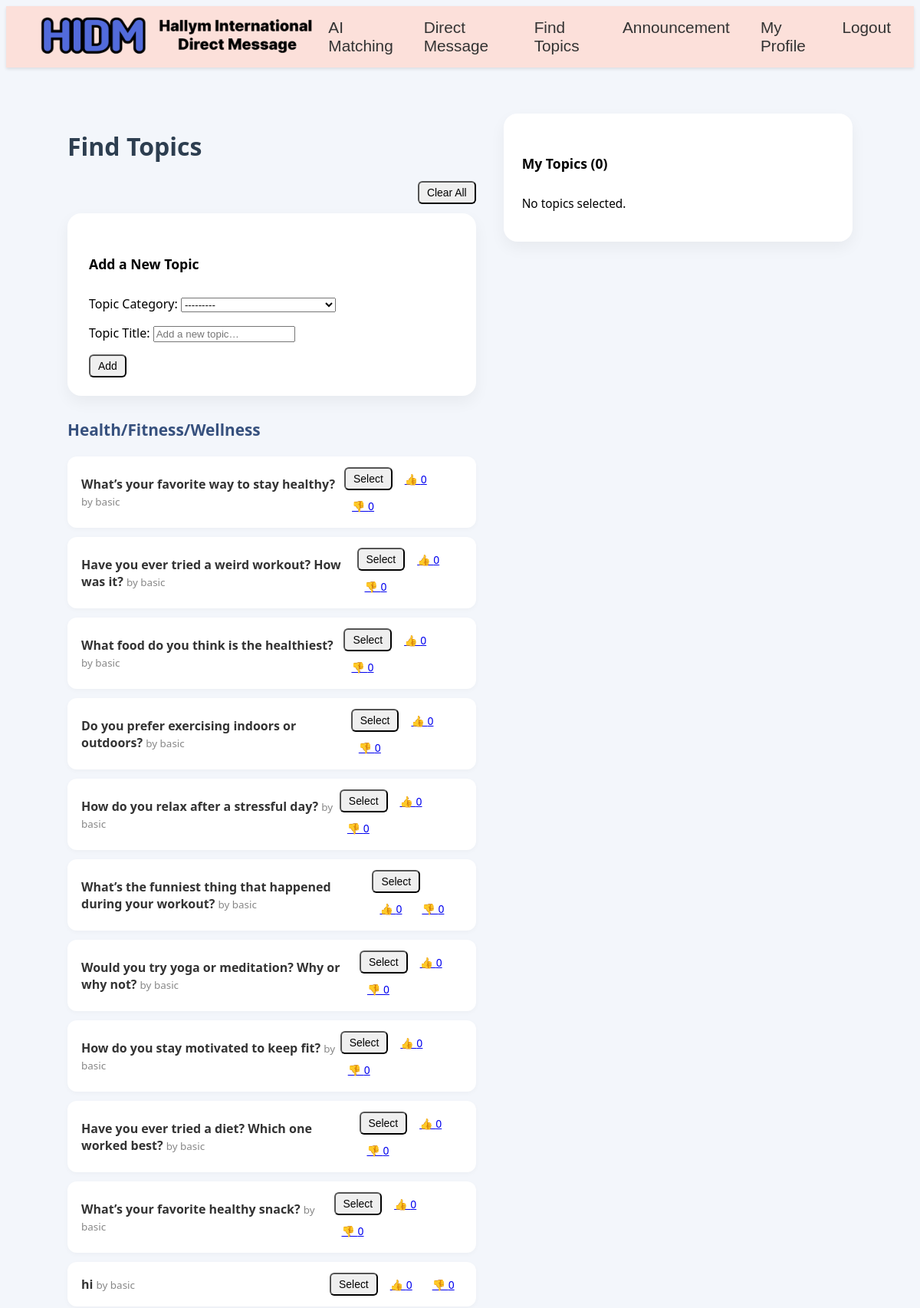
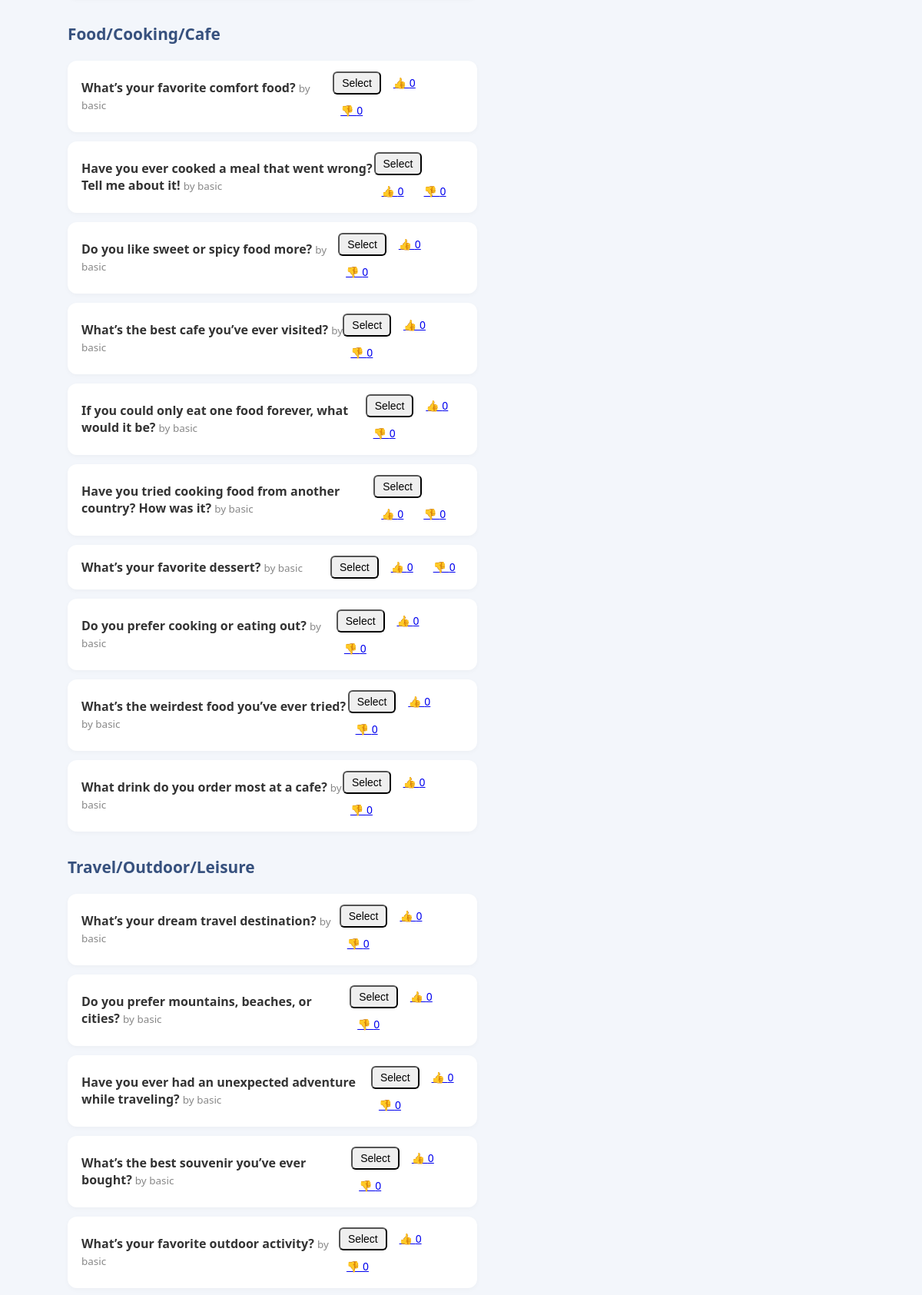
The page /accounts/find-topics/ (signed in, upper part) on the database its author committed (2 pictures, top to bottom).
### accounts/models.py (models this page shows, shortened)
class Category(models.Model):
    name = models.CharField(max_length=100)
    slug = models.SlugField(unique=True)
    def __str__(self):
        return self.name

class Topic(models.Model):
    category = models.ForeignKey(
        Category,
        on_delete=models.CASCADE,
        related_name='topics'
    )
    title = models.CharField(max_length=200)
    created_by = models.ForeignKey(
        User,
        on_delete=models.SET_NULL,
        null=True, blank=True
    )
    created_at = models.DateTimeField(auto_now_add=True, null=True)
    upvotes = models.ManyToManyField(
        User,
        related_name='upvoted_topics',
        blank=True
    )
    downvotes = models.ManyToManyField(
        User,
        related_name='downvoted_topics',
        blank=True
    )
    @property
    def score(self):
        return self.upvotes.count() - self.downvotes.count()

### accounts/views.py (the view, shortened to what this page needs)
# urls.py: path('find-topics/', views.find_topics, name='find_topics'),
@login_required
def find_topics(request):
    categories  = Category.objects.prefetch_related('topics').all()
    user_topics = request.user.userprofile.selected_topics.all()
    form = TopicForm()
    return render(request, 'topics/find_topics.html', {
        'categories':  categories,
        'user_topics': user_topics,
        'form':        form,
    })

### accounts/forms.py
class TopicForm(forms.ModelForm):
    class Meta:
        model = Topic
        fields = ['category', 'title']
        widgets = {
            'category': forms.Select(attrs={'class': 'form-select'}),
            'title': forms.TextInput(attrs={
                'class': 'form-control',
                'placeholder': 'Add a new topic…'
            }),
        }
        labels = {
            'category': 'Topic Category',
            'title': 'Topic Title',
        }

### accounts/templates/topics/find_topics.html (shortened to what this page needs)
{% extends 'base.html' %}
{% load static %}
{% block content %}
<div class="find-topics-container">
  <div class="topics-main">
    <h1>Find Topics</h1>
    <form action="{% url 'find_topics' %}" method="post" class="btn-clear-all">
      <button type="submit" name="clear_all" class="btn btn-sm btn-outline-danger">
        Clear All
      </button>
    </form>
    <div class="add-topic-card">
      <h5>Add a New Topic</h5>
      <form action="{% url 'find_topics' %}" method="post">
        {{ form.as_p }}
        <button type="submit" name="add_topic" class="btn btn-primary btn-sm">Add</button>
      </form>
    </div>
    {% for category in categories %}
      <div class="category-block">
        <h3>{{ category.name }}</h3>
        {% for topic in category.topics.all|dictsortreversed:"score" %}
          <div class="topic-item">
            <div class="topic-info">
              <strong>{{ topic.title }}</strong>
              <span class="topic-author">
                by {{ topic.created_by.userprofile.nickname|default:"basic" }}
              </span>
            </div>
            <div class="topic-actions">
              <form action="{% url 'find_topics' %}" method="post" class="d-inline">
                {% if topic in user_topics %}
                  <button type="submit" name="deselect_topic" class="btn btn-outline-danger btn-sm">Remove</button>
                {% else %}
                  <button type="submit" name="select_topic" class="btn btn-outline-success btn-sm">Select</button>
                {% endif %}
              </form>
              <a href="{% url 'vote_topic' topic.id 'up' %}" class="btn btn-outline-success btn-sm">👍 {{ topic.upvotes.count }}</a>
              <a href="{% url 'vote_topic' topic.id 'down' %}" class="btn btn-outline-danger btn-sm">👎 {{ topic.downvotes.count }}</a>
            </div>
          </div>
        {% empty %}
          <p class="text-muted">No topics in this category.</p>
        {% endfor %}
      </div>
    {% endfor %}
  </div>
  <div class="topics-sidebar">
    <h5>My Topics ({{ user_topics|length }})</h5>
    <ul style="list-style:none; padding:0;">
      {% for topic in user_topics %}
        <li class="topic-item">
          <span>{{ topic.title }}</span>
          <form action="{% url 'find_topics' %}" method="post" class="d-inline">
            {% csrf_token %}
            <input type="hidden" name="topic_id" value="{{ topic.id }}">
            <button type="submit" name="deselect_topic" class="btn btn-outline-danger btn-sm">Remove</button>
          </form>
        </li>
      {% empty %}
        <li class="text-muted">No topics selected.</li>
      {% endfor %}
    </ul>
  </div>
</div>
{% endblock %}

### accounts/templates/base.html (style rules this page uses)
html, body { font-family: 'Noto Serif KR', serif; }

### accounts/templates/topics/find_topics.html (style rules this page uses)
body { font-family: 'Segoe UI', sans-serif; background-color: #f3f6fb; font-size: 16px; }
h1 { font-size: 2rem; font-weight: 700; color: #2d3e50; margin-bottom: 24px; }
h3 { font-size: 1.3rem; font-weight: 600; color: #37517e; }
h5 { font-size: 1.1rem; }
.find-topics-container { display: flex; gap: 36px; align-items: flex-start; margin-top: 40px; padding: 0 5vw; }
.topics-main { flex: 1.7; }
.topics-sidebar { flex: 1.3; max-width: 420px; background: white; border-radius: 18px; padding: 24px; max-height: 680px; overflow-y: auto; box-shadow: 0 8px 20px rgba(0,0,0,0.05); font-size: 0.96rem; position: sticky; top: 100px; }
.add-topic-card { background: white; border-radius: 18px; padding: 24px 28px; margin-bottom: 30px; box-shadow: 0 8px 20px rgba(0,0,0,0.05); }
.category-block { margin-bottom: 32px; }
.topic-item { background: #fff; border-radius: 12px; padding: 14px 18px; margin-bottom: 12px; display: flex; justify-content: space-between; align-items: center; box-shadow: 0 2px 6px rgba(0,0,0,0.03); font-size: 0.98rem; }
.topic-info strong { font-size: 1rem; color: #333; }
.topic-author { font-size: 0.84rem; color: #888; }
.topic-actions { display: flex; gap: 6px; align-items: center; flex-wrap: wrap; }
.btn { font-size: 0.87rem; padding: 5px 10px; border-radius: 6px; }
.btn-clear-all { text-align: right; margin-bottom: 12px; }

### rows shown on the page
Category: name "Health/Fitness/Wellness"
Topic: title "What’s your favorite way to stay healthy?", created_by.userprofile.nickname "basic", upvotes.count "0", downvotes.count "0"
Topic: title "Have you ever tried a weird workout? How was it?", created_by.userprofile.nickname "basic", upvotes.count "0", downvotes.count "0"
Topic: title "What food do you think is the healthiest?", created_by.userprofile.nickname "basic", upvotes.count "0", downvotes.count "0"
Topic: title "Do you prefer exercising indoors or outdoors?", created_by.userprofile.nickname "basic", upvotes.count "0", downvotes.count "0"
Topic: title "How do you relax after a stressful day?", created_by.userprofile.nickname "basic", upvotes.count "0", downvotes.count "0"
Topic: title "What’s the funniest thing that happened during your workout?", created_by.userprofile.nickname "basic", upvotes.count "0", downvotes.count "0"
Topic: title "Would you try yoga or meditation? Why or why not?", created_by.userprofile.nickname "basic", upvotes.count "0", downvotes.count "0"
Topic: title "How do you stay motivated to keep fit?", created_by.userprofile.nickname "basic", upvotes.count "0", downvotes.count "0"
Topic: title "Have you ever tried a diet? Which one worked best?", created_by.userprofile.nickname "basic", upvotes.count "0", downvotes.count "0"
Topic: title "What’s your favorite healthy snack?", created_by.userprofile.nickname "basic", upvotes.count "0", downvotes.count "0"
Topic: title "hi", created_by.userprofile.nickname "basic", upvotes.count "0", downvotes.count "0"
Category: name "Food/Cooking/Cafe"
Topic: title "What’s your favorite comfort food?", created_by.userprofile.nickname "basic", upvotes.count "0", downvotes.count "0"
Topic: title "Have you ever cooked a meal that went wrong? Tell me about it!", created_by.userprofile.nickname "basic", upvotes.count "0", downvotes.count "0"
Topic: title "Do you like sweet or spicy food more?", created_by.userprofile.nickname "basic", upvotes.count "0", downvotes.count "0"
Topic: title "What’s the best cafe you’ve ever visited?", created_by.userprofile.nickname "basic", upvotes.count "0", downvotes.count "0"
Topic: title "If you could only eat one food forever, what would it be?", created_by.userprofile.nickname "basic", upvotes.count "0", downvotes.count "0"
Topic: title "Have you tried cooking food from another country? How was it?", created_by.userprofile.nickname "basic", upvotes.count "0", downvotes.count "0"
Topic: title "What’s your favorite dessert?", created_by.userprofile.nickname "basic", upvotes.count "0", downvotes.count "0"
Topic: title "Do you prefer cooking or eating out?", created_by.userprofile.nickname "basic", upvotes.count "0", downvotes.count "0"
Topic: title "What’s the weirdest food you’ve ever tried?", created_by.userprofile.nickname "basic", upvotes.count "0", downvotes.count "0"
Topic: title "What drink do you order most at a cafe?", created_by.userprofile.nickname "basic", upvotes.count "0", downvotes.count "0"
Category: name "Travel/Outdoor/Leisure"
Topic: title "What’s your dream travel destination?", created_by.userprofile.nickname "basic", upvotes.count "0", downvotes.count "0"
Topic: title "Do you prefer mountains, beaches, or cities?", created_by.userprofile.nickname "basic", upvotes.count "0", downvotes.count "0"
Topic: title "Have you ever had an unexpected adventure while traveling?", created_by.userprofile.nickname "basic", upvotes.count "0", downvotes.count "0"
Topic: title "What’s the best souvenir you’ve ever bought?", created_by.userprofile.nickname "basic", upvotes.count "0", downvotes.count "0"
Topic: title "What’s your favorite outdoor activity?", created_by.userprofile.nickname "basic", upvotes.count "0", downvotes.count "0"

### other values the page prints
{{ user_topics|length }} "0"
